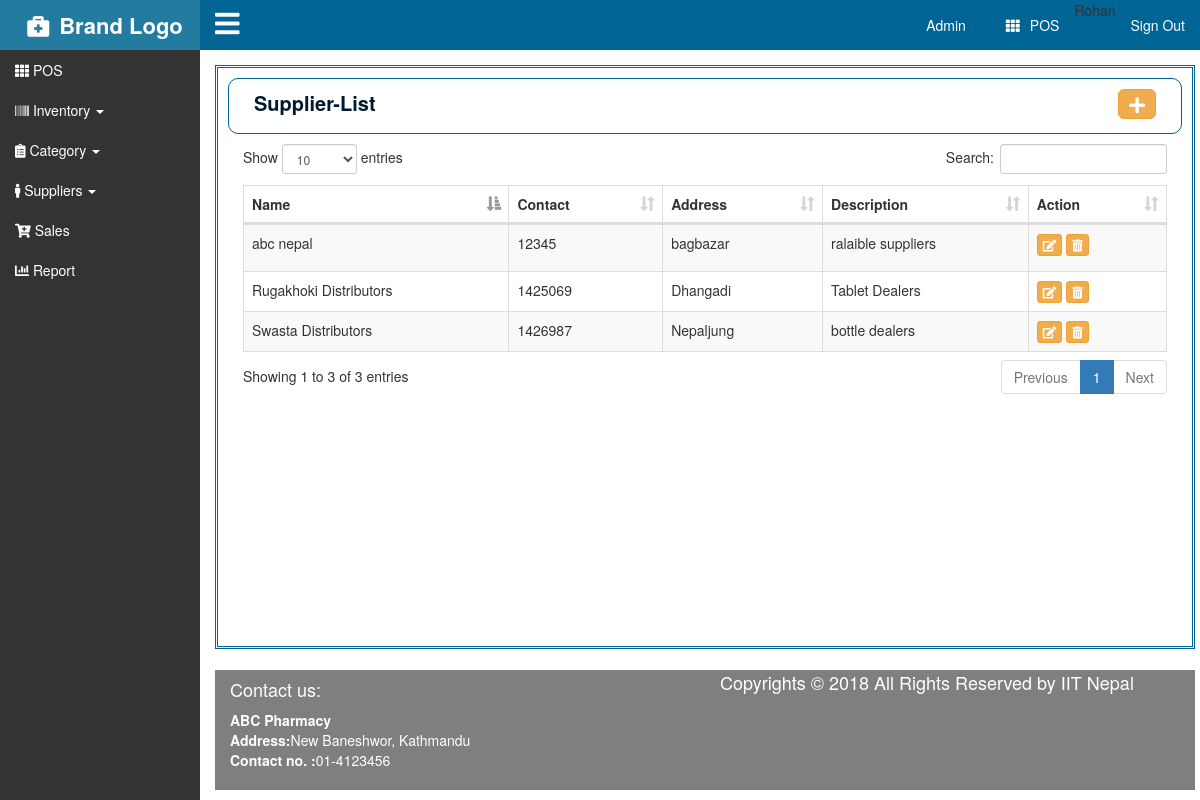
/supplier/supplier/ (signed in), run on the app's committed database.
### medi/models.py (models this page shows, shortened)
class MyUser(PermissionsMixin, AbstractBaseUser):
    email = models.EmailField(
        verbose_name='email address',
        max_length=255,
        unique=True,
    )
    contact_number = models.IntegerField()
    name = models.CharField(max_length=255)
    is_active = models.BooleanField(default=True)
    is_admin = models.BooleanField(default=False)
    is_staff = models.BooleanField(default=True)
    objects = MyUserManager()
    USERNAME_FIELD = 'email'
    REQUIRED_FIELDS = ['contact_number', 'name']

### supplier/models.py (models this page shows, shortened)
class Supplier(models.Model):
    supplier_name=models.CharField(max_length=30)
    supplier_contact=models.IntegerField()
    supplier_address=models.CharField(max_length=30)
    supplier_description=RichTextField()

### supplier/views.py (the view)
# urls.py: url(r'^supplier/', include('supplier.urls')),
@login_required (login_url = '/login/')
def supplier(request):
    context={
    'supplier':Supplier.objects.all()
    }
    return render(request,'supplier.html',context)

### templates/supplier.html (shortened to what this page needs)
{% extends 'master/index.html' %}
{% load staticfiles %}
{% block heading %}
<div class="lefttitle col-md-6">
<p> Supplier-List </p>
</div>
<div class="addbutton col-md-6">
<a href="{% url 'addsupplier' %}" class="btn btn-warning  btn-lg"><i class="fas fa-plus"></i></a>
</div>
{% endblock %}
{% block content %}
<table class="table table-striped table-bordered table-hover" id="myData">
  <thead>
    <tr>
      <th>Name</th>
      <th>Contact</th>
      <th>Address</th>
      <th>Description</th>
      <th>Action</th>
    </tr>
  </thead>
  <tbody>
    {% for sup in supplier %}
    <tr>
      <td>{{sup.supplier_name}}</td>
      <td>{{sup.supplier_contact}}</td>
      <td>{{sup.supplier_address}}</td>
      <td>{% autoescape off %}{{sup.supplier_description}}{% endautoescape %}</td>
      <td>
        <a href="{% url 'supplier_update' sup.id %}" class="btn btn-warning btn-xs"><i class="fas fa-edit"></i></a>
        <a href="{% url 'supplier_delete' sup.id %}" class="btn btn-warning btn-xs"><i class="fas fa-trash-alt"></i></a>
      </td>
    </tr>
    {% endfor %}
  </tbody>
</table>
{% endblock %}

### templates/partials/topnavbar.html
<div class="navbar navbar-default container-fluid" id="topnav">
    <div class="navbar-header">
       <p><a href="#" data-toggle="offcanvas"><i class="fa fa-navicon fa-2x" style="margin-top: 10px;"></i></a></p>
     </div>
     <ul class="nav navbar-nav navbar-right">
        <li><a href="{% url 'admin:index' %}">Admin</a></li>
        <li><a href="{% url 'pos' %}"><i class="fa fa-th" style="margin: 0px 10px 0px 10px;"></i>POS</a></li>
        <li>{{request.user.name}}</li>
        <li><a href="{% url 'logout' %}">Sign Out</a></li>
     </ul>
 </div>

### static/css/style.css (style rules this page uses)
html, body { height: 100%; }
body { overflow:hidden; margin: 0px; padding: 0px; }
a { color: #fff; }
#topnav { background-color: #006494; border-width: 0px; border-radius: 0px; font-size: 14px; font-weight: 500; }
#topnav .nav li a, #main i, #topnav ul li i { color: #fff; }
.navbar { margin: 0; }
.addbutton { float: right; margin: 0px; }
.addbutton a { float: right; padding: 2px 10px 2px 10px; }

### data on the page
MyUser: user.name "Rohan"
Supplier: supplier_name "Rugakhoki Distributors", supplier_contact "1425069", supplier_address "Dhangadi", supplier_description "Tablet Dealers"
Supplier: supplier_name "Swasta Distributors", supplier_contact "1426987", supplier_address "Nepaljung", supplier_description "bottle dealers"
Supplier: supplier_name "abc nepal", supplier_contact "12345", supplier_address "bagbazar", supplier_description "ralaible suppliers"
